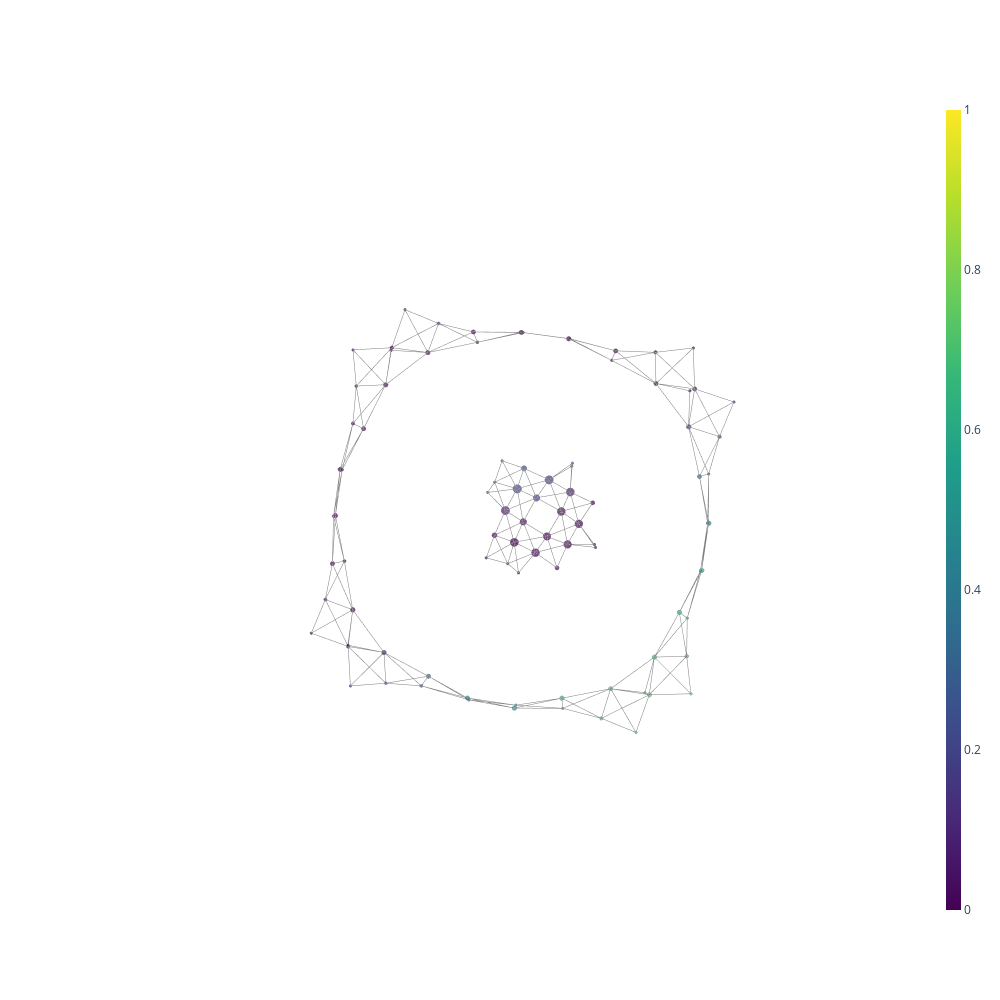

Source (notebook cell):
### Markdown cell above
## Visualise 3D Mapper graph

### Code cell
# get cluster member indices
node_elements = graph['node_metadata']['node_elements']
# calculate number of members per node
node_sizes = [len(el) for el in node_elements]
# define node coloring by mean value
node_colors = [np.mean(data[el]) for el in node_elements]
# configure choice of layout
layout = graph.layout('kk', dim=3)
# initialise figure
fig = create_network_3d(graph, layout, node_colors, node_scale=12)
# display figure
fig.show()

### Figure 1 — Plotly figure (JSON) as saved in the notebook; plotly's stock layout.template omitted (floating-point values rounded to 4 significant figures; data arrays with more than 128 entries replaced by an {"elided": "..."} marker saying what was removed)
{"data": [{"hoverinfo": "none", "line": {"color": "rgb(125,125,125)", "width": 1}, "mode": "lines", "type": "scatter3d", "x": {"elided": "684 float values"}, "y": {"elided": "684 float values"}, "z": {"elided": "684 float values"}}, {"hoverinfo": "text", "hoverlabel": {"bgcolor": ["#440154", "#440154", "#440154", "#440154", "#440154", "#440154", "#440154", "#440154", "#440154", "#440154", "#440154", "#440154", "#440154", "#440154", "#440154", "#440154", "#440154", "#482677", "#440154", "#440154", "#440154", "#440154", "#440154", "#440154", "#440154", "#482677", "#433e85", "#440154", "#440154", "#440154", "#440154", "#440154", "#440154", "#3d4d8a", "#34618d", "#440154", "#440154", "#440154", "#440154", "#440154", "#440154", "#481c6e", "#433e85", "#2d708e", "#26828e", "#440154", "#440154", "#440154", "#440154", "#440154", "#443983", "#424186", "#3e4a89", "#1f948c", "#1e9c89", "#440154", "#440154", "#440154", "#481c6e", "#433d84", "#3e4c8a", "#365d8d", "#27ad81", "#2ab07f", "#440154", "#440154", "#440154", "#414487", "#3e4c8a", "#31b57b", "#3dbc74", "#40bd72", "#440154", "#440154", "#482677", "#3d4d8a", "#2c728e", "#218e8d", "#26ad81", "#3bbb75", "#4cc26c", "#5ac864", "#482979", "#424186", "#355f8d", "#277f8e", "#1f9a8a", "#27ad81", "#40bd72", "#5ac864"]}, "marker": {"cmax": 1, "cmin": 0, "color": [-0.7841, -0.7008, -0.6413, -0.5587, -0.452, -0.3132, -0.213, -0.09722, -0.7825, -0.7231, -0.6876, -0.6351, -0.5378, -0.391, -0.264, -0.1408, -0.005413, 0.1089, -0.6951, -0.6884, -0.6617, -0.2242, -0.1553, -0.09522, -0.00301, 0.1076, 0.18, -0.6334, -0.6301, -0.24, -0.1923, -0.09518, -0.01237, 0.2337, 0.3081, -0.5443, -0.5287, -0.2017, -0.1884, -0.1726, -0.02188, 0.07787, 0.1823, 0.3671, 0.4431, -0.4423, -0.3767, -0.1991, -0.09036, -0.01212, 0.1646, 0.1918, 0.2243, 0.5179, 0.5502, -0.3134, -0.2644, -0.01186, 0.07511, 0.1779, 0.2278, 0.2915, 0.6238, 0.6353, -0.2022, -0.1307, -0.02558, 0.2008, 0.2267, 0.6556, 0.6838, 0.6915, -0.1029, -0.00846, 0.106, 0.2323, 0.3751, 0.4892, 0.619, 0.6805, 0.7152, 0.746, 0.115, 0.1929, 0.2975, 0.4279, 0.5425, 0.6249, 0.6934, 0.7438], "colorbar": {"thickness": 15, "title": {"side": "right", "text": ""}, "xanchor": "left"}, "colorscale": [[0, "#440154"], [0.1111, "#482878"], [0.2222, "#3e4989"], [0.3333, "#31688e"], [0.4444, "#26828e"], [0.5556, "#1f9e89"], [0.6667, "#35b779"], [0.7778, "#6ece58"], [0.8889, "#b5de2b"], [1, "#fde725"]], "line": {"color": "#888", "width": 2}, "reversescale": false, "showscale": true, "size": [4, 60, 122, 130, 129, 125, 88, 8, 6, 91, 132, 58, 14, 11, 50, 122, 118, 8, 65, 136, 15, 1, 4, 1, 7, 134, 86, 119, 76, 108, 387, 421, 160, 35, 117, 131, 25, 5, 369, 363, 272, 418, 14, 6, 134, 127, 25, 6, 378, 392, 269, 433, 16, 4, 126, 119, 69, 110, 398, 424, 177, 2, 36, 132, 65, 135, 15, 4, 11, 11, 118, 92, 4, 89, 135, 63, 13, 11, 46, 118, 115, 17, 4, 55, 118, 121, 124, 128, 76, 16], "sizemin": 4, "sizemode": "area", "sizeref": 6.014}, "mode": "markers", "text": ["Node Id: 0<br>Node size 4", "Node Id: 1<br>Node size 60", "Node Id: 2<br>Node size 122", "Node Id: 3<br>Node size 130", "Node Id: 4<br>Node size 129", "Node Id: 5<br>Node size 125", "Node Id: 6<br>Node size 88", "Node Id: 7<br>Node size 8", "Node Id: 8<br>Node size 6", "Node Id: 9<br>Node size 91", "Node Id: 10<br>Node size 132", "Node Id: 11<br>Node size 58", "Node Id: 12<br>Node size 14", "Node Id: 13<br>Node size 11", "Node Id: 14<br>Node size 50", "Node Id: 15<br>Node size 122", "Node Id: 16<br>Node size 118", "Node Id: 17<br>Node size 8", "Node Id: 18<br>Node size 65", "Node Id: 19<br>Node size 136", "Node Id: 20<br>Node size 15", "Node Id: 21<br>Node size 1", "Node Id: 22<br>Node size 4", "Node Id: 23<br>Node size 1", "Node Id: 24<br>Node size 7", "Node Id: 25<br>Node size 134", "Node Id: 26<br>Node size 86", "Node Id: 27<br>Node size 119", "Node Id: 28<br>Node size 76", "Node Id: 29<br>Node size 108", "Node Id: 30<br>Node size 387", "Node Id: 31<br>Node size 421", "Node Id: 32<br>Node size 160", "Node Id: 33<br>Node size 35", "Node Id: 34<br>Node size 117", "Node Id: 35<br>Node size 131", "Node Id: 36<br>Node size 25", "Node Id: 37<br>Node size 5", "Node Id: 38<br>Node size 369", "Node Id: 39<br>Node size 363", "Node Id: 40<br>Node size 272", "Node Id: 41<br>Node size 418", "Node Id: 42<br>Node size 14", "Node Id: 43<br>Node size 6", "Node Id: 44<br>Node size 134", "Node Id: 45<br>Node size 127", "Node Id: 46<br>Node size 25", "Node Id: 47<br>Node size 6", "Node Id: 48<br>Node size 378", "Node Id: 49<br>Node size 392", "Node Id: 50<br>Node size 269", "Node Id: 51<br>Node size 433", "Node Id: 52<br>Node size 16", "Node Id: 53<br>Node size 4", "Node Id: 54<br>Node size 126", "Node Id: 55<br>Node size 119", "Node Id: 56<br>Node size 69", "Node Id: 57<br>Node size 110", "Node Id: 58<br>Node size 398", "Node Id: 59<br>Node size 424", "Node Id: 60<br>Node size 177", "Node Id: 61<br>Node size 2", "Node Id: 62<br>Node size 36", "Node Id: 63<br>Node size 132", "Node Id: 64<br>Node size 65", "Node Id: 65<br>Node size 135", "Node Id: 66<br>Node size 15", "Node Id: 67<br>Node size 4", "Node Id: 68<br>Node size 11", "Node Id: 69<br>Node size 11", "Node Id: 70<br>Node size 118", "Node Id: 71<br>Node size 92", "Node Id: 72<br>Node size 4", "Node Id: 73<br>Node size 89", "Node Id: 74<br>Node size 135", "Node Id: 75<br>Node size 63", "Node Id: 76<br>Node size 13", "Node Id: 77<br>Node size 11", "Node Id: 78<br>Node size 46", "Node Id: 79<br>Node size 118", "Node Id: 80<br>Node size 115", "Node Id: 81<br>Node size 17", "Node Id: 82<br>Node size 4", "Node Id: 83<br>Node size 55", "Node Id: 84<br>Node size 118", "Node Id: 85<br>Node size 121", "Node Id: 86<br>Node size 124", "Node Id: 87<br>Node size 128", "Node Id: 88<br>Node size 76", "Node Id: 89<br>Node size 16"], "type": "scatter3d", "x": [12.88, 12.84, 13.2, 13.45, 13.58, 13.6, 13.47, 13.71, 11.9, 12.22, 12.47, 12.7, 13.12, 13.26, 13.08, 13.11, 13.09, 12.99, 11.32, 11.69, 12.74, 0.1832, -0.174, 0.1876, 13.56, 12.55, 12.36, 10.59, 11.03, 0.3249, 0.4317, 0.8236, 0.5314, 12.03, 11.56, 10.19, 9.779, 1.446, 1.016, 1.169, 1.11, 1.539, 1.547, 11.23, 10.84, 8.944, 9.365, 0.9417, 1.662, 2.021, 2.116, 1.977, 2.365, 10.4, 10.0, 8.539, 8.178, 2.574, 2.425, 2.585, 2.904, 2.7, 9.541, 9.15, 7.426, 7.66, 7.618, 2.846, 3.449, 8.439, 8.521, 8.472, 6.732, 6.803, 7.098, 6.967, 6.512, 6.677, 7.375, 7.747, 7.674, 7.829, 6.005, 6.326, 6.658, 7.032, 7.129, 7.036, 6.956, 6.832], "y": [-12.8, -11.97, -11.17, -10.09, -8.999, -7.911, -6.874, -6.02, -13.91, -12.99, -12.14, -11.0, -9.966, -8.872, -7.838, -6.853, -5.901, -4.935, -13.71, -13.02, -12.99, -7.514, -7.84, -8.707, -6.29, -5.995, -5.177, -13.41, -13.65, -6.102, -6.916, -7.786, -8.467, -5.497, -5.494, -13.81, -13.79, -4.918, -5.834, -6.633, -7.492, -8.243, -8.905, -5.381, -5.156, -13.8, -13.82, -4.784, -5.533, -6.263, -7.193, -7.876, -8.784, -5.397, -5.17, -13.7, -13.45, -5.217, -5.986, -6.8, -7.798, -8.57, -5.542, -5.536, -13.78, -13.09, -13.08, -5.971, -6.117, -6.385, -6.069, -5.249, -14.01, -13.09, -12.23, -11.28, -10.09, -8.993, -8.026, -6.949, -5.998, -5.027, -12.91, -12.09, -11.11, -10.2, -9.114, -7.945, -6.994, -6.139], "z": [3.427, 3.112, 2.401, 2.306, 2.134, 1.889, 2.306, 2.357, 2.868, 2.724, 2.378, 2.775, 2.833, 2.663, 2.276, 1.542, 1.604, 1.454, 2.22, 1.932, 1.836, 7.608, 8.359, 8.158, 0.7782, 0.8193, 0.8674, 1.548, 1.133, 7.965, 8.506, 8.498, 9.041, -0.1589, 0.2925, 0.4079, 0.8835, 8.123, 8.547, 8.666, 9.346, 9.356, 10.21, -0.9282, -0.4855, 0.1442, -0.3264, 8.796, 9.027, 9.169, 9.624, 10.14, 9.891, -1.66, -1.224, -1.066, -0.5878, 9.239, 9.845, 10.18, 10.25, 10.76, -2.359, -1.842, -1.217, -1.644, -2.691, 10.82, 10.25, -3.751, -2.755, -2.569, -1.726, -2.063, -2.362, -3.113, -3.024, -3.154, -3.623, -3.197, -3.19, -3.146, -2.61, -2.66, -2.57, -3.366, -3.579, -3.076, -3.474, -3.676]}], "layout": {"height": 1000, "hovermode": "closest", "margin": {"t": 100}, "scene": {"aspectmode": "auto", "aspectratio": {"x": 1.128, "y": 0.7493, "z": 1.184}, "camera": {"center": {"x": 0, "y": 0, "z": 0}, "eye": {"x": 1.438, "y": -0.2582, "z": -1.597}, "projection": {"type": "perspective"}, "up": {"x": 0, "y": 0, "z": 1}}, "xaxis": {"showbackground": false, "showgrid": false, "showline": false, "showticklabels": false, "title": {"text": ""}, "type": "linear", "zeroline": false}, "yaxis": {"showbackground": false, "showgrid": false, "showline": false, "showticklabels": false, "title": {"text": ""}, "type": "linear", "zeroline": false}, "zaxis": {"showbackground": false, "showgrid": false, "showline": false, "showticklabels": false, "title": {"text": ""}, "type": "linear", "zeroline": false}}, "showlegend": false, "title": {"text": ""}, "width": 1000}}
